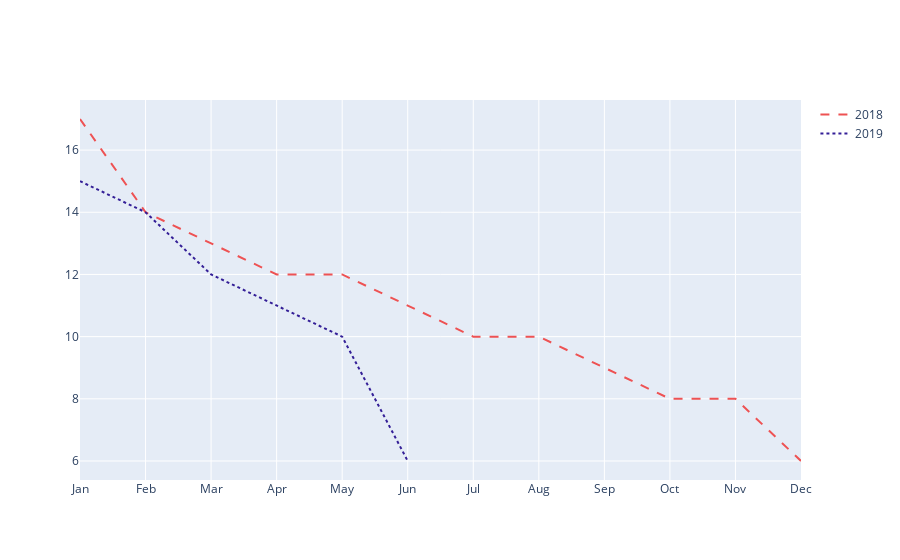

Notebook code cell kept with this figure:
### Markdown cell above
#### Meses

Analisando o gráfico, vemos que há uma maior incidência de mortes no mês de Janeiro.

### Code cell
trace1 = go.Scatter(x = ['Jan', 'Feb', 'Mar', 'Apr', 'May', 'Jun', 'Jul', 'Aug', 'Sep', 'Oct', 'Nov', 'Dec'],
                    y = df_novo[df_novo['ANO_BO'] == 2018].groupby('MES_OCORRENCIA').size().sort_values(
                        ascending=False),
                    mode = 'lines',
                    name = '2018',
                    line = {'color': '#ee5253',
                            'dash': 'dash'})

trace2 = go.Scatter(x = ['Jan', 'Feb', 'Mar', 'Apr', 'May', 'Jun'],
                    y = df_novo[df_novo['ANO_BO'] == 2019].groupby('MES_OCORRENCIA').size().sort_values(
                        ascending=False),
                    mode = 'lines',
                    name = '2019',
                    line = {'color': '#341f97',
                            'dash': 'dot'})
df = [trace1, trace2]

py.iplot(df)

### Figure 1 — Plotly figure (JSON) as saved in the notebook; plotly's stock layout.template omitted (floating-point values rounded to 4 significant figures)
{"data": [{"line": {"color": "#ee5253", "dash": "dash"}, "mode": "lines", "name": "2018", "type": "scatter", "x": ["Jan", "Feb", "Mar", "Apr", "May", "Jun", "Jul", "Aug", "Sep", "Oct", "Nov", "Dec"], "y": [17, 14, 13, 12, 12, 11, 10, 10, 9, 8, 8, 6]}, {"line": {"color": "#341f97", "dash": "dot"}, "mode": "lines", "name": "2019", "type": "scatter", "x": ["Jan", "Feb", "Mar", "Apr", "May", "Jun"], "y": [15, 14, 12, 11, 10, 6, 4, 3, 3, 2, 1]}], "layout": {}}
